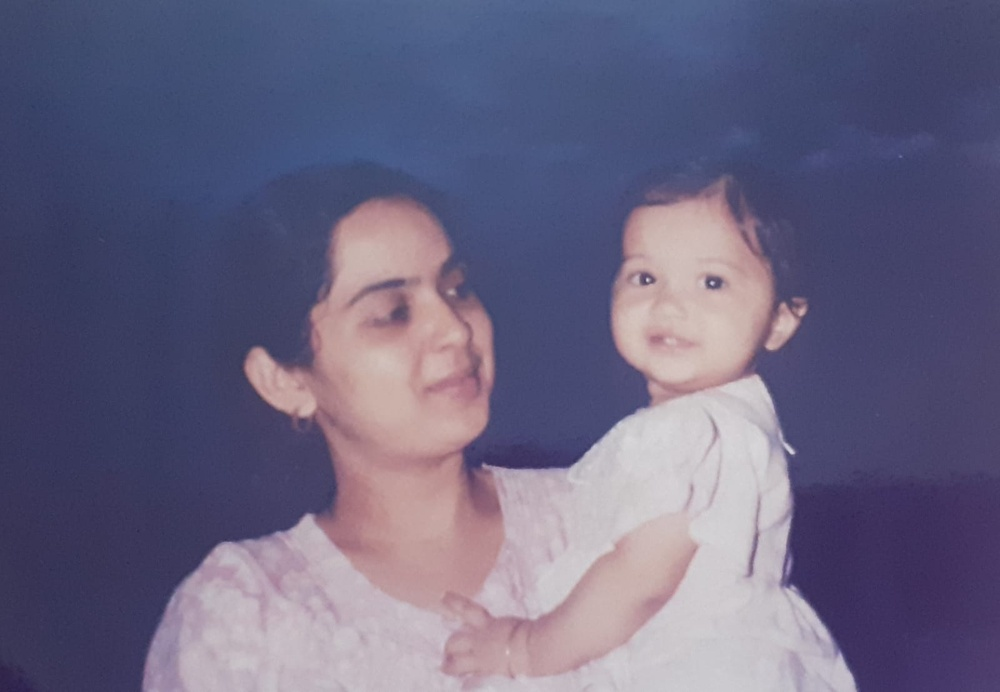
#> input picture Assignments/Assignment_2/Image_registration/mantu.jpg, 1000 x 692 px, shrunk from 1600 x 1107 before the run
$ jupyter execute --allow-errors image_registration.ipynb
#> lines starting #> are read from the running program, lines starting #| are printed output that depends on the picture
# Image Registration

Anwesha Paul <br>
MDS202213

[cell 1]
# Importing necessary libraries
import cv2
import numpy as np
import matplotlib.pyplot as plt

[cell 2]
def mouse_handler(event, x, y, flags, data):
    '''
    Callback function for mouse events on the image window.
    '''

    if event == cv2.EVENT_LBUTTONDOWN:
        # Draw a circle on the clicked point
        cv2.circle(data['im'], (x, y), 3, (0, 0, 255), 5, 16)

        # Show the image with the circle
        cv2.imshow("Image", data['im'])

        # Append the clicked point to the list of points if less than 4 points have been clicked
        if len(data['points']) < 4:
            data['points'].append([x, y])


def get_four_points(im):
    '''
        Get four points from the user by clicking on the image.
    '''
    data = {'im': im.copy(), 'points': []}

    # Show the image and set the mouse callback function
    cv2.imshow("Image", im)
    cv2.setMouseCallback("Image", mouse_handler, data)

    # Wait for the user to click four points
    cv2.waitKey(0)

    # Convert the list of points to a numpy array
    points = np.vstack(data['points']).astype(float)
    return points

### Apply Homography Transformation and Overlay the Source Image onto the Destination Image

[cell 3]
# Read the source and destination images
im_src = cv2.imread('mantu.jpg')
#> im_src is the input picture: shape (692, 1000, 3); mean B, G, R 129.2, 100.8, 105.1
im_dst = cv2.imread('destination.jpg')
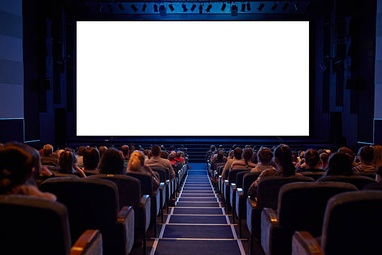
#> input picture Assignments/Assignment_2/Image_registration/destination.jpg, 382 x 255 px, shrunk from 612 x 408 before the run
#> im_dst is the input picture: shape (255, 382, 3); mean B, G, R 93.9, 83.2, 86.1

# Display source and destination images
fig, axes = plt.subplots(1, 2, figsize=(10,6))

# Display the destination image
axes[0].imshow(cv2.cvtColor(im_dst, cv2.COLOR_BGR2RGB))
axes[0].set_title('Destination Image')
axes[0].axis('off')

# Display the source image
axes[1].imshow(cv2.cvtColor(im_src, cv2.COLOR_BGR2RGB))
axes[1].set_title('Source Image')
axes[1].axis('off')

plt.show()
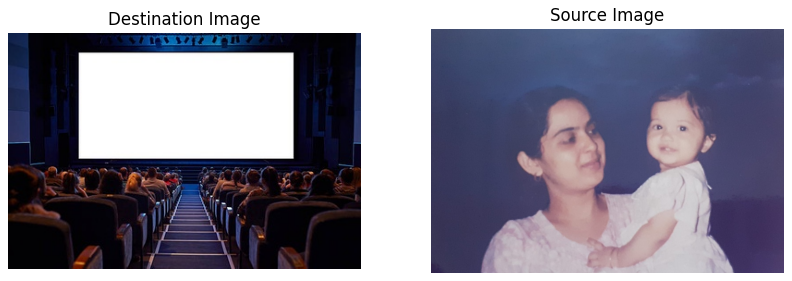
#> figure drawn by matplotlib, 2 panels

[cell 4]
# Get the shape of the source image
size = im_src.shape
#> size = (692, 1000, 3)

# Define source points as the four corners of the source image
pts_src = np.array([[0, 0],
                    [size[1] - 1, 0],
                    [size[1] - 1, size[0] - 1],
                    [0, size[0] - 1]], dtype=float)
#> pts_src = [[0, 0], [999, 0], [999, 691], [0, 691]]
